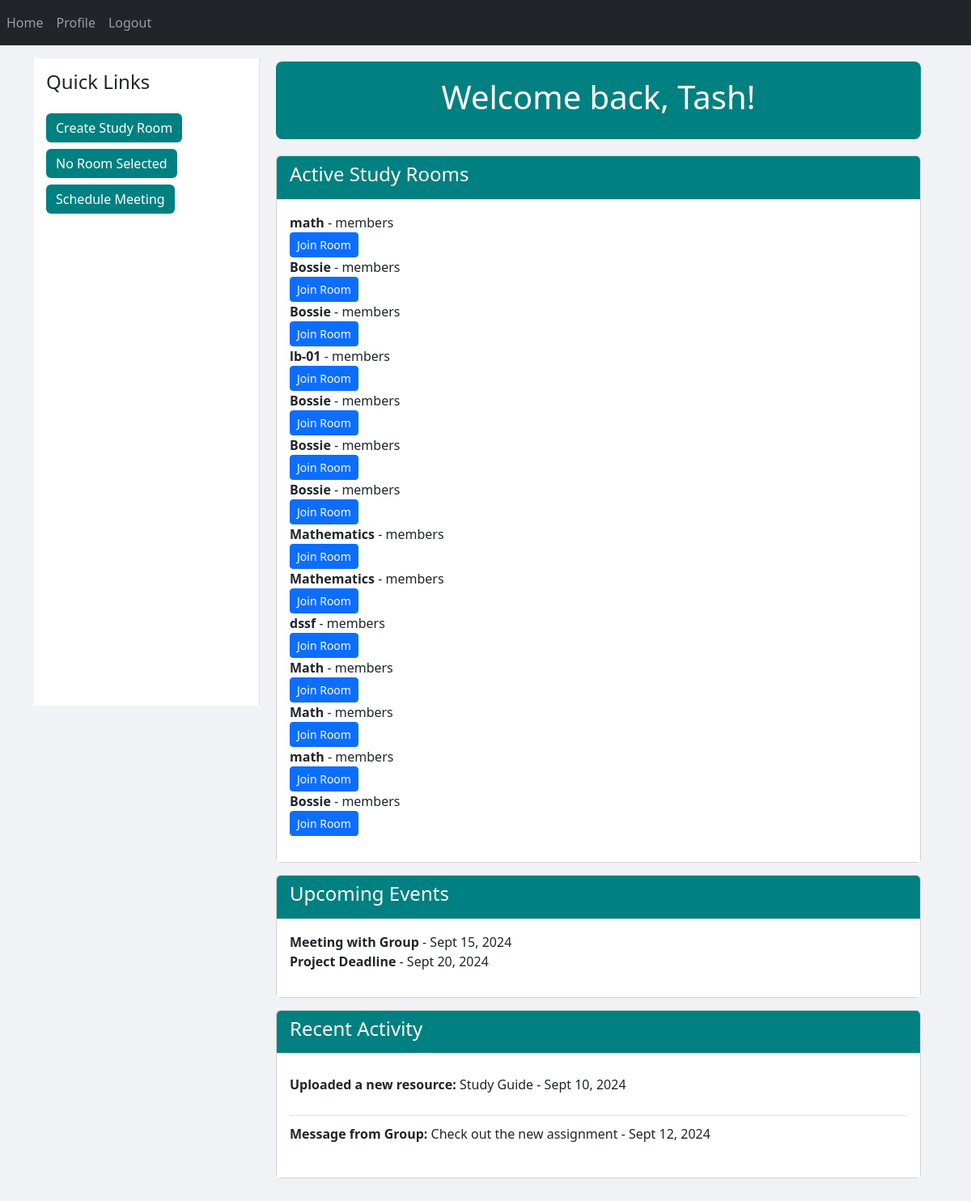
The page /dashboard (signed in) on the database its author committed.
### app/models.py (models this page shows, shortened)
class User(db.Model, UserMixin):
    id = db.Column(db.Integer, primary_key=True)
    first_name = db.Column(db.String(80), nullable=False)
    last_name = db.Column(db.String(80), nullable=False)
    username = db.Column(db.String(80), unique=True, nullable=False)
    email = db.Column(db.String(120), unique=True, nullable=False)
    password = db.Column(db.String(128), nullable=False)
    profilepicture = db.Column(db.String(120), nullable=True, default='default.jpg')
    date_joined = db.Column(db.DateTime, default=datetime.utcnow)
    last_login = db.Column(db.DateTime)
    messages = db.relationship('Message', backref='author', lazy='dynamic')
    resources = db.relationship('Resource', backref='uploader', lazy='dynamic')
    profile = db.relationship('Profile', uselist=False, backref='user')
    Notifications = db.relationship('Notification', backref='user', lazy='dynamic')

class StudyRoom(db.Model):
    __tablename__ = 'study_room'
    id = db.Column(db.Integer, primary_key=True)
    name = db.Column(db.String(100), nullable=False)
    description = db.Column(db.String(255))
    created_at = db.Column(db.DateTime, default=datetime.utcnow)
    owner_id = db.Column(db.Integer, db.ForeignKey('user.id'), nullable=False)
    members = db.relationship('User', secondary='study_room_members', backref='study_rooms')

### app/auth.py (the view)
@auth.route('/dashboard')
@login_required
def dashboard():
    room = generate_current_room()  # This fetches the current room, if any
    study_rooms = StudyRoom.query.all()  # Fetch the list of all study rooms
    if room is None:
        app.logger.debug('Room not found')
    return render_template("dashboard.html", user=current_user, current_room=room, study_rooms=study_rooms)

### app/auth.py (called while the page is built)
def generate_current_room():
    room_id = session.get('room_id')
    if room_id is None:
        return None
    room = StudyRoom.query.get(room_id)
    if room is None:
        return None
    g.current_room = room
    return room

### app/templates/dashboard.html (shortened to what this page needs)
{% extends 'base.html' %}
{% block content %}
    <div class="container-fluid">
        <div class="row">
            <div class="col-md-3 dashboard-sidebar mt-3">
                <h4 class="mb-4">Quick Links</h4>
                <ul class="list-unstyled">
                    <li><a href="{{ url_for('study_room.create_room') }}" class="btn btn-custom btn-block mb-2">Create Study Room</a></li>
                    <li>
                        {% if current_room %}
                            <a href="{{ url_for('study_room.upload_resource', room_id=current_room.id) }}" class="btn btn-custom btn-block mb-2">Upload Resources</a>
                        {% else %}
                            <a href="#" class="btn btn-custom btn-block mb-2">No Room Selected</a>
                        {% endif %}
                    </li>
                    <li><a href="#" class="btn btn-custom btn-block">Schedule Meeting</a></li>
                </ul>
            </div>
            <div class="col-md-9 dashboard-main">
                <div class="dashboard-header">
                    <h1>Welcome back, {{ user.username }}!</h1>
                </div>
                <div class="card dashboard-card">
                    <div class="card-header">
                        <h4>Active Study Rooms</h4>
                    </div>
                    <div class="card-body">
                        {% if study_rooms %}
                            <ul class="list-unstyled">
                                {% for room in study_rooms %}
                                    <li><strong>{{ room.name }}</strong> - {{ room.member_count }} members</li>
                                    <form action="{{ url_for('study_room.join_room', room_id=room.id) }}" method="POST">
                                        <button type="submit" class="btn btn-primary btn-sm">Join Room</button>
                                    </form>
                                {% endfor %}
                            </ul>
                        {% else %}
                            <p>No active study rooms available.</p>
                        {% endif %}
                    </div>
                </div>
                <div class="card dashboard-card">
                    <div class="card-header">
                        <h4>Upcoming Events</h4>
                    </div>
                    <div class="card-body">
                        <ul class="list-unstyled">
                            <li><strong>Meeting with Group</strong> - Sept 15, 2024</li>
                            <li><strong>Project Deadline</strong> - Sept 20, 2024</li>
                        </ul>
                    </div>
                </div>
                <div class="card dashboard-card">
                    <div class="card-header">
                        <h4>Recent Activity</h4>
                    </div>
                    <div class="card-body">
                        <div class="recent-activity-item">
                            <p><strong>Uploaded a new resource:</strong> Study Guide - Sept 10, 2024</p>
                        </div>
                        <div class="recent-activity-item">
                            <p><strong>Message from Group:</strong> Check out the new assignment - Sept 12, 2024</p>
                        </div>
                    </div>
                </div>
            </div>
        </div>
    </div>
{% endblock %}

### app/templates/base.html (shortened to what this page needs)
<!DOCTYPE html>
<html lang="en">
<head>
    <link href="https://cdn.jsdelivr.net/npm/bootstrap@5.3.3/dist/css/bootstrap.min.css" rel="stylesheet">
    <link rel="stylesheet" href="{{ url_for('static', filename='style.css') }}">
</head>
<body>
    <nav class="navbar navbar-expand-lg navbar-dark bg-dark">
        <div class="collapse navbar-collapse" id="navbar">
            <div class="navbar-nav">
                {% if user.is_authenticated %}
                <a class="nav-item nav-link" id="home" href="/">Home</a>
                <a class="nav-item nav-link" id="account" href="/account">Profile</a>
                <a class="nav-item nav-link" id="logout" href="/logout">Logout</a>
                {% else %}
                <a class="nav-item nav-link" id="login" href="/login">Login</a>
                <a class="nav-item nav-link" id="signup" href="/signup">Signup</a>
                {% endif %}
            </div>
        </div>
    </nav>
    <div class="container">
    {% block content %}
    {% endblock %}
    </div>
</body>
</html>

### app/static/style.css (style rules this page uses)
body { background-color: #f0f2f5; }
.dashboard-header { background-color: #008080; color: white; padding: 20px; border-radius: 0.5rem; text-align: center; margin-bottom: 20px; }
.dashboard-card { margin: 15px 0; }
.dashboard-sidebar { background-color: #ffffff; padding: 15px; border-right: 1px solid #dee2e6; height: 100vh; position: sticky; top: 0; }
.dashboard-main { padding: 20px; }
.card-header { background-color: #008080; color: white; border-bottom: 1px solid #dee2e6; }
.card-body { background-color: #ffffff; }
.btn-custom { background-color: #008080; color: white; border: none; }
.recent-activity-item { border-bottom: 1px solid #dee2e6; padding: 10px 0; }
.recent-activity-item:last-child { border-bottom: none; }

### rows shown on the page
User: username "Tash"
StudyRoom: name "math"
StudyRoom: name "Bossie"
StudyRoom: name "Bossie"
StudyRoom: name "lb-01"
StudyRoom: name "Bossie"
StudyRoom: name "Bossie"
StudyRoom: name "Bossie"
StudyRoom: name "Mathematics"
StudyRoom: name "Mathematics"
StudyRoom: name "dssf"
StudyRoom: name "Math"
StudyRoom: name "Math"
StudyRoom: name "math"
StudyRoom: name "Bossie"
